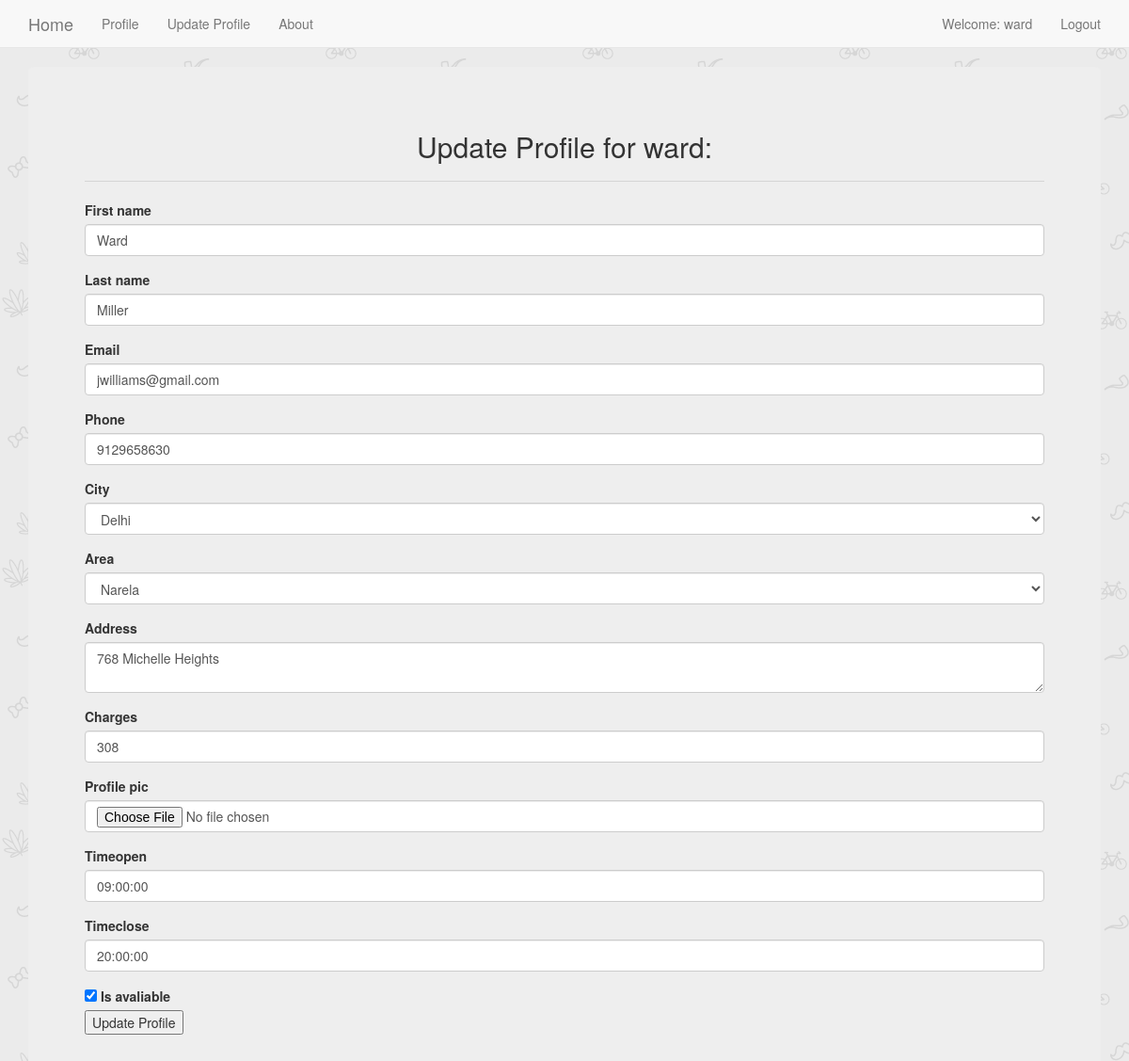
Page /plumber/updateprofile/ (signed in) on the committed database.
### plumber/models.py (models this page shows, shortened)
class PlumberProfile(models.Model):
    user = models.OneToOneField(User,on_delete=models.CASCADE,related_name = 'plumber')
    phone = models.BigIntegerField()
    city = models.ForeignKey(City, on_delete=models.SET_NULL, blank=False, null=True)
    area = models.ForeignKey(Area, on_delete=models.SET_NULL, blank=False, null=True)
    address = models.TextField(max_length=200, blank=False)
    charges = models.IntegerField()
    profile_pic = models.ImageField(upload_to='profile_pics',blank=True)
    timeopen = models.TimeField(auto_now=False,editable=True,default=datetime.time(hour=9))
    timeclose = models.TimeField(auto_now=False,editable=True,default=datetime.time(hour=20))
    is_avaliable = models.BooleanField(default=True)

### accounts/models.py (models this page shows)
class Area(models.Model):
    city = models.ForeignKey(City, on_delete=models.CASCADE)
    name = models.CharField(max_length=40)
    def __str__(self):
        return self.name

### plumber/decorators.py (the view)
		def wrapper_func(request, *args, **kwargs):
			groups = [group.name for group in request.user.groups.all()]
			if len(set(groups)&set(allowed_roles))!=0:
				return view_func(request, *args, **kwargs)
			else:
				if redirect_to==None:
					return render(request,'unauthorised_access.html',{'message':'You are not authorized to view this page'})
				return redirect( groups[0]+':'+redirect_to )

### plumber/forms.py
class PlumberProfileForm(forms.ModelForm):
    phone = forms.CharField(validators=[isphonenumber],required = True)
    charges = forms.CharField(validators=[isamount],required = True)
    class Meta:
        model = PlumberProfile
        fields = ['phone','city','area','address','charges','profile_pic','timeopen','timeclose','is_avaliable']
        widgets = {
          'address': forms.Textarea(attrs={'rows':2, 'cols':15}),
        }
    def __init__(self, *args, **kwargs):
        super().__init__(*args, **kwargs)
        self.fields['area'].queryset = Area.objects.none()
        if 'city' in self.data:
            try:
                city_id = int(self.data.get('city'))
                self.fields['area'].queryset = Area.objects.filter(city_id=city_id).order_by('name')
            except (ValueError, TypeError):
                pass  # invalid input from the client; ignore and fallback to empty City queryset
        elif self.instance.pk:
            self.fields['area'].queryset = self.instance.city.area_set.order_by('name')

class UpdateUser(forms.ModelForm):
    first_name = forms.CharField(required = True)
    email = forms.EmailField(required = True)
    class Meta:
        model = User
        fields = ['first_name','last_name','email']

### accounts/models.py (called while the page is built)
    def __str__(self):
        return self.name

### plumber/views.py (called while the page is built, shortened)
@login_required
@allowed_users(['plumber',],'updateprofile')
def createOrUpdateProfile(request):
    if request.user.lastupdated.update_date or PlumberProfile.objects.filter(user=request.user).exists():
        return updateBasicProfile(request)
    else:
        return createBasicProfile(request)

@login_required
def updateBasicProfile(request):
    obj = get_object_or_404(PlumberProfile,user = request.user)
    form = PlumberProfileForm(instance = obj)
    userobj = get_object_or_404(User,pk = request.user.pk)
    userform = UpdateUser(instance = userobj)
    context = {'form':form,'userform':userform}
    return render(request, 'plumber/updateprofile.html', context)

### plumber/templates/plumber/updateprofile.html (shortened to what this page needs)
{% extends 'base.html' %}
{% load static %}
{% load bootstrap3 %}
{% block body_block %}
<div class="jumbotron">
  <h2 class="text-center">
    {% if form.instance.pk %}
      Update Profile for {{ userform.instance.username}}:
    {% else %}
      Create Complete Profile First:
    {% endif %}
  </h2>
  <hr>
    <form enctype="multipart/form-data" method="post" id ='plumberForm' data-areas-url="{% url 'ajax_load_cities' %}">
      {% if form.instance.pk %}
        {% bootstrap_form userform %}
      {% endif %}
      {% bootstrap_form form %}
      <input type="submit"  value="Update Profile">
    </form>
</div>
{% endblock %}

### templates/base.html (shortened to what this page needs)
<!DOCTYPE html>
{% load static %}
<html lang="en" dir="ltr">
  <head>
    <link rel="stylesheet" href="https://maxcdn.bootstrapcdn.com/bootstrap/3.3.7/css/bootstrap.min.css">
    <link rel="stylesheet" href="{% static 'css/main.css' %}">
    <link href="//netdna.bootstrapcdn.com/bootstrap/3.1.0/css/bootstrap.min.css" rel="stylesheet" id="bootstrap-css">
  </head>
  <body>
    <nav class='navbar navbar-default navbar-static-top'>
      <div class="container">
        <ul class='nav navbar-nav'>
          <li><a class="navbar-brand" href="{% url 'home' %}">Home</a></li>
          {% if user.is_authenticated %}
            <li><a class='navbar-link' href="{% url 'accounts:profile' %}">Profile</a></li>
            <li><a class='navbar-link' href="{% url 'accounts:updateprofile' %}">Update Profile</a></li>
          {% endif %}
          <li><a class='navbar-link' href="{% url 'aboutpage' %}">About</a></li>
        </ul>
        <ul class='nav navbar-nav navbar-right'>
          {% if user.is_authenticated %}
            <li><a >Welcome: {{user.username}}</a></li>
            <li><a class='navbar-link' href="{% url 'accounts:logout' %}">Logout</a></li>
          {% else %}
            <li><a class='navbar-link' href="{% url 'accounts:user_login' %}">Login</a></li>
            <li><a class='navbar-link' href="{% url 'accounts:register' %}">Register-User</a></li>
            <li><a class='navbar-link' href="{% url 'accounts:registerservice' %}">Register-Service</a></li>
          {% endif %}
        </ul>
      </div>
    </nav>
    <div class="container">
      {% block body_block %}
      {% endblock %}
    </div>
  </body>
</html>

### rows in the picture
PlumberProfile: phone "9129658630", area "Narela", address "768 Michelle Heights", charges "308", timeopen "09:00:00", timeclose "20:00:00", is_avaliable "☑"
Area: city "Delhi"

### other values in the picture
{{ user.username }} "ward"
{{ userform.instance.username }} "ward"
